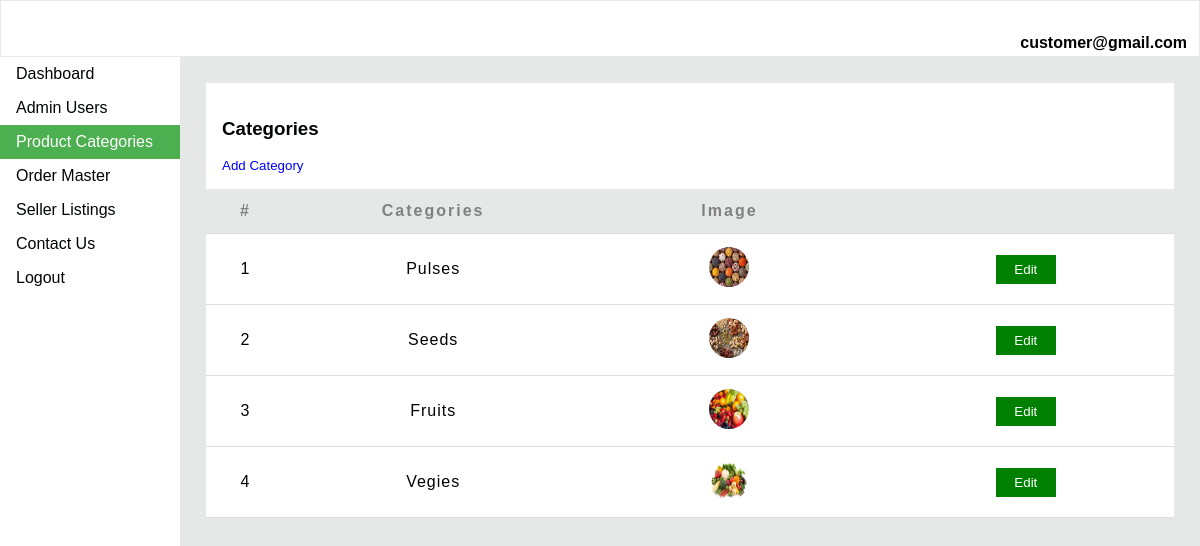
Page /php/admin/categories.php (signed in) on the earlier database version.
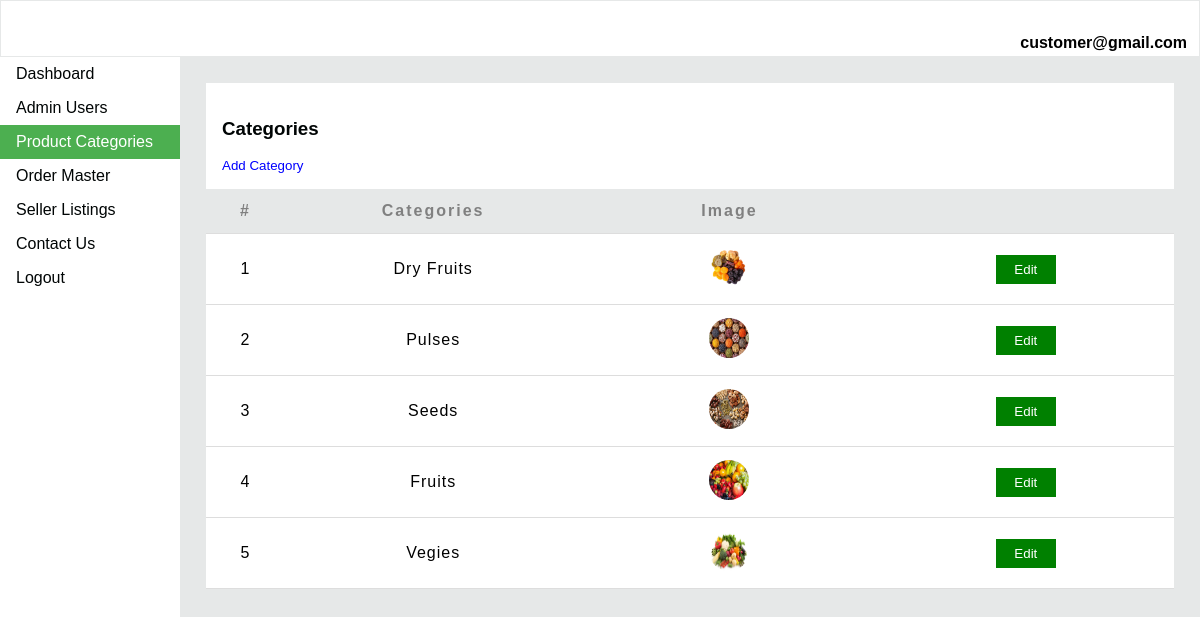
Same page on the later database version.
### tables this page shows
CREATE TABLE `categories_tbl` (
  `id` int(10) NOT NULL,
  `categories` varchar(50) NOT NULL,
  `image` varchar(255) NOT NULL,
  `status` tinyint(4) NOT NULL DEFAULT 1
);

### php/admin/categories.php (the view, shortened to what this page needs)
<?php
if(isset($_SESSION['id']))
{
?>
      <!DOCTYPE html>
      <html>
      <head>
        <?php include('adminHeader.php'); ?>
        </head>
      <body>
      <div style="margin-left:15%;padding:26px 26px;">
      <center>
        <table width="100%">
        <col style="width:4%">
	      <col style="width:15%">
        <col style="width:15%">
	      <col style="width:15%">
          <thead>
          <caption>
           <h3>Categories </h3>
           <div class="openBtn">
          <button class="openButton" onclick="openForm()" style="border:none;">Add Category</button>
          </div>
          </caption>
          <tr>
		        <th>#</th>
			      <th>Categories</th>
			      <th>Image</th>
			      <th> </th>
          </tr>
          </thead>
          <tbody>
            <?php
                $sql="select * from categories_tbl order by id desc";
                if($result=mysqli_query($con,$sql))
                {
                        $i=0;
                        while($row=mysqli_fetch_array($result))
                        {
                                $i=$i+1;
                                ?>
                                <tr>
                                 <td><?php echo $i?></td>
                                 <td><?php echo $row['categories']?></td>
                                 <td><img src="../../images/<?php echo $row['image']?>" style="border-radius:50%;height:40px;width:40px;"/></td>
                                        <td>
                                                <a href="editCategories.php?edit=true&id=<?php echo $row['id'];?>"> <button style="background-color:green;padding:7px;border:none;color:white;width:60px;">Edit</button></a>
                                         </td>
                                </tr>
                               <?php
                        }
                }
                ?>
                </tbody>
        </table>
        </center>
        </div>
        </body>
    </html>
			<?php
		}?>

Differences in the rows shown:
added categories_tbl: categories "Dry Fruits", image (picture)
